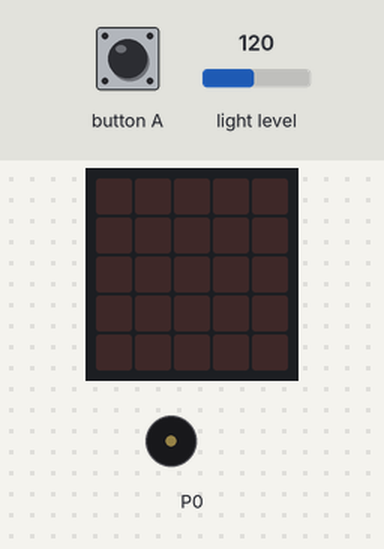
Simulated run of this program. Board: BBC micro:bit (MakeCode). Parts: the board's 5×5 LED display, buzzer (waves = sounding). Inputs (shaded band) come from the test bench; at power-on: light level 120.

Above: at 1.2 s.
1.3 s: button A pressed for 0.15 s
At 2.2 s:
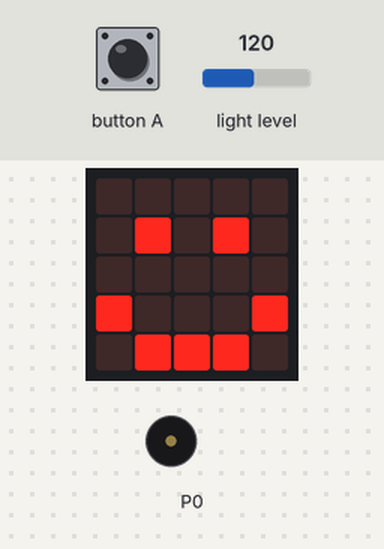
Timing chart, 0 to 7.7 s (numbered marks = the images above; inputs shaded):
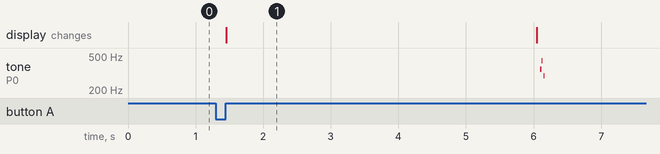

The program:

main.ts
```typescript
input.onButtonPressed(Button.A, function () {
    if (input.lightLevel() < 175) {
        basic.showIcon(IconNames.Happy)
        basic.pause(4000)
        basic.clearScreen()
    } else {
        basic.showIcon(IconNames.Sad)
        basic.pause(4000)
        basic.clearScreen()
    }
    if (175 > 0) {
        music.playMelody("- - - F A - D - ", 4000)
    }
})
```

test.ts
```typescript
// aquí va el archivo "tests"; esto no se compilará cuando este paquete se utilice como una extensión.
```

Measured:
- after the input at 1.3 s, tone on P0: plays 349 Hz for 0.02 s, 440 Hz for 0.01 s, 294 Hz for 0.01 s, starting after 4.8 s; the display: changes after 0.15 s (image 1)
